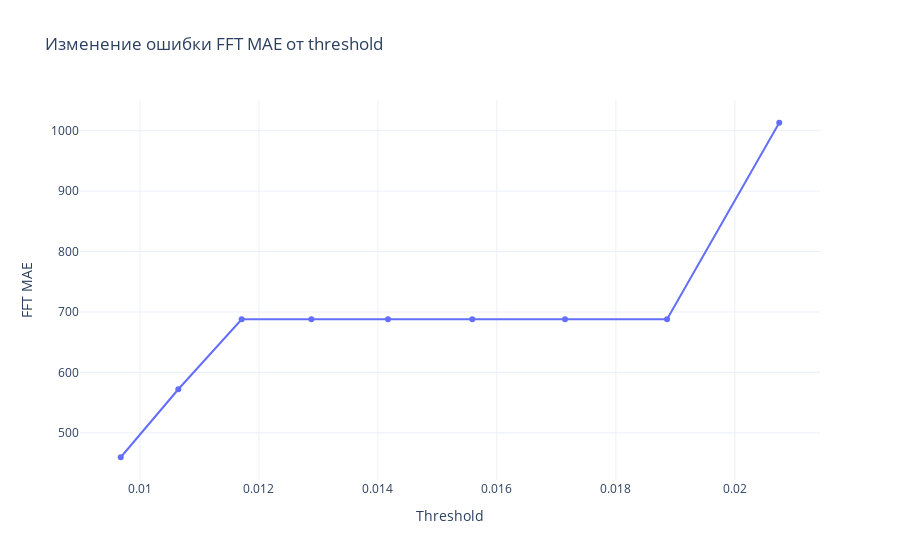

This figure's notebook cell:
### Markdown cell above
Записи, значение pressure которых отличаются от значения предыдущей записи меньше чем на threshold, будут удалены

### Code cell
threshold = min(pressure_diffs[pressure_diffs > 0])
error = 0

thresholds = []
errors = []

while threshold <= mean_pressure_diff and error <= 1000:
    df_reduced = df.loc[(df["pressure"].diff().abs() > threshold).fillna(True)]
    error = fft_mae(df, df_reduced)
    
    thresholds.append(threshold)
    errors.append(error)
    
    threshold *= 1.1

df_plot = pd.DataFrame({"Threshold": thresholds, "FFT MAE": errors})
fig = px.line(df_plot, x="Threshold", y="FFT MAE", markers=True,
              title="Изменение ошибки FFT MAE от threshold")
fig.update_layout(xaxis_title="Threshold", yaxis_title="FFT MAE", template="plotly_white")
fig.show()

### Figure 1 — Plotly figure (JSON) as saved in the notebook; plotly's stock layout.template omitted (floating-point values rounded to 4 significant figures)
{"data": [{"hovertemplate": "Threshold=%{x}<br>FFT MAE=%{y}<extra></extra>", "legendgroup": "", "line": {"color": "#636efa", "dash": "solid"}, "marker": {"symbol": "circle"}, "mode": "lines+markers", "name": "", "orientation": "v", "showlegend": false, "type": "scatter", "x": [0.009678, 0.01065, 0.01171, 0.01288, 0.01417, 0.01559, 0.01715, 0.01886, 0.02075], "xaxis": "x", "y": [459.7, 572.2, 688.0, 688.0, 688.0, 688.0, 688.0, 688.0, 1013.0], "yaxis": "y"}], "layout": {"legend": {"tracegroupgap": 0}, "title": {"text": "Изменение ошибки FFT MAE от threshold"}, "xaxis": {"anchor": "y", "domain": [0, 1], "title": {"text": "Threshold"}}, "yaxis": {"anchor": "x", "domain": [0, 1], "title": {"text": "FFT MAE"}}}}
